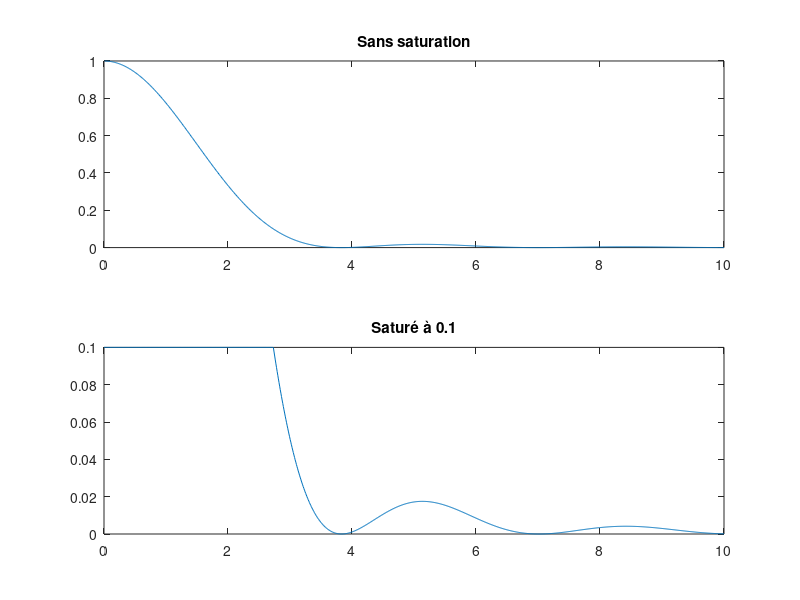
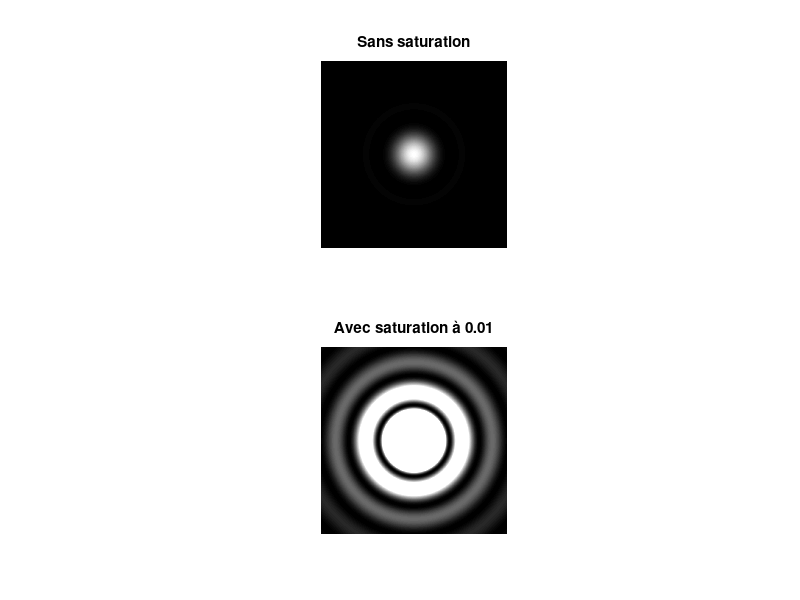
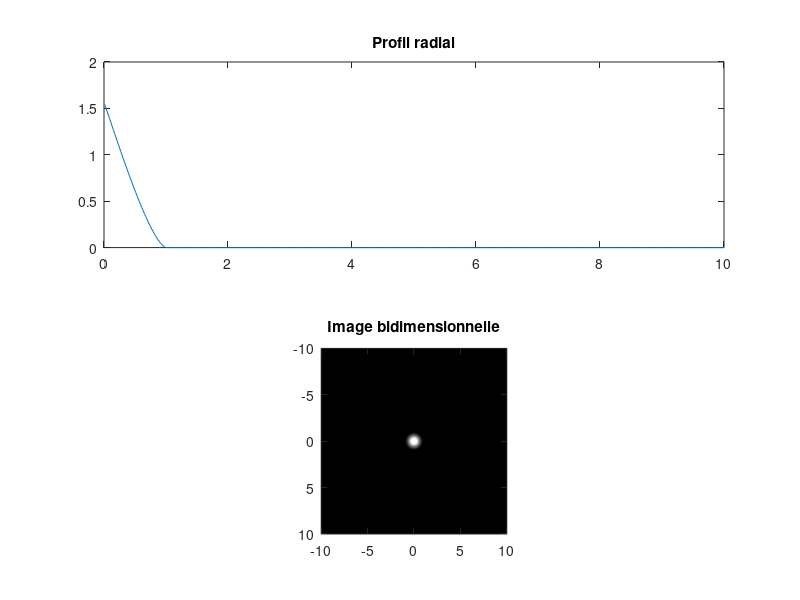
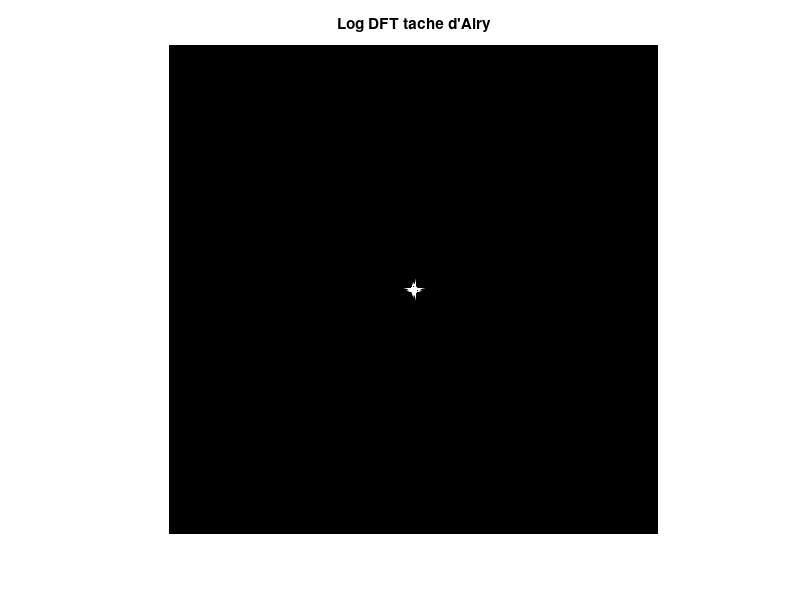

Write MATLAB code to recreate these figures, in order.
%%
%Question 1
r=linspace(0,10,1000);
f=(2.*besselj(1,r)./r).^2;
figure('Name', 'Noyau de diffraction J1')
subplot(211)
plot(r, f);
title("Sans saturation");
subplot(212)
plot(r,min(f,0.1));
title("Saturé à 0.1");

%%
%Question 2
[X,Y]=meshgrid(linspace(-10,10,1000),linspace(-10,10,1000));
R=sqrt(X.^2+Y.^2);
M=(2.*besselj(1,R)./R).^2;
figure('Name', 'Tache d''Airy')
subplot(211)
imshow(M);
title('Sans saturation')
subplot(212), imshow(min(100 * M, ones(size(M))))
title('Avec saturation à 0.01')

%%
%Question 3
[X,Y]=meshgrid(linspace(-10,10,1000),linspace(-10,10,1000));
R=sqrt(X.^2+Y.^2);
M2=(acos(R)-R.*sqrt(1-min(R,1).^2)).*(R<=1);
figure('Name', 'Fonction de transfert de modulation')
subplot(211)
Q=linspace(-10, 10, 1000);
plot(Q(501:1000), M2(501, 501:1000))
title('Profil radial')
subplot(212)
imshow(M2, 'XData', [-10, 10], 'YData', [-10, 10]);
axis on
title('Image bidimensionnelle')
%%
[X3,Y3]=meshgrid(linspace(-10,10,1000),linspace(-10,10,1000));
R3=sqrt(X3.^2+Y3.^2);
M3=(2.*besselj(1,R3)./R3).^2;
%%
figure
DFT=log(abs(fftshift(fft2(M3))));
imshow(DFT)
title('Log DFT tache d''Airy')
% A=fftshift(fft2(M3));
% B=sqrt(A.*conj(A));
% imshow(B)

%%
%Question 6
[X6,Y6]=meshgrid(linspace(-10,10,1000),linspace(-10,10,1000));
R6=sqrt(X6.^2+Y6.^2);
M6=(2.*besselj(1,R6)./R6 - 2.*besselj(1, R6.*0.25)./(R6.*0.25)).^2;
figure('Name', 'Tache du telescope')
subplot(211)
imshow(M6);
title('Sans saturation')
subplot(212), imshow(min(100 * M6, ones(size(M))))
title('Avec saturation à 0.01')
%%
figure
DFT6=log(abs(fftshift(fft2(M6))));
figure('Name', 'Comparaison télescope et lunette')
subplot(211)
imshow(DFT)
title('FTM lunette')
subplot(212)
imshow(DFT6)
title('FTM télescope')